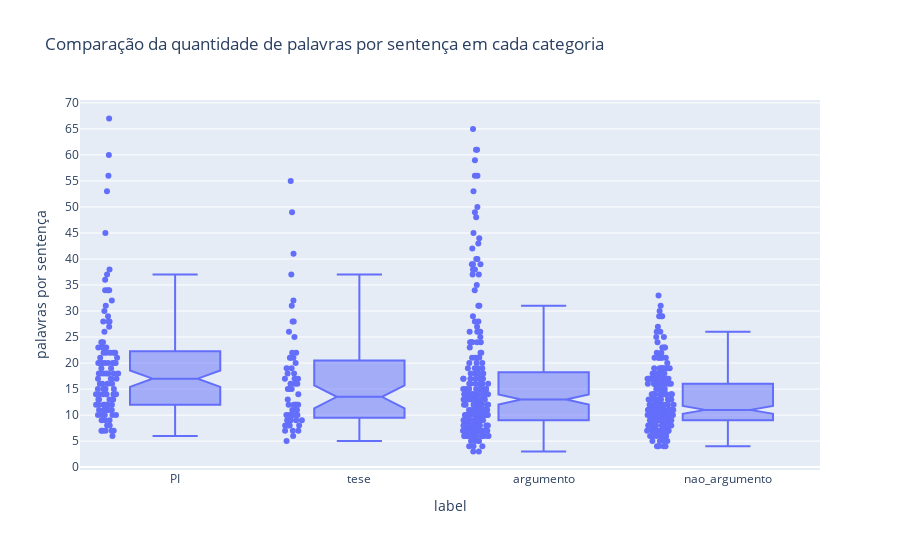

Notebook code for this chart:
### Code cell
f = px.box(all_indicators_df, y='len_text', x='label', notched=True, title="Comparação da quantidade de palavras por sentença em cada categoria", height=550, points="all")
f.update_coloraxes()
f.update_yaxes(
    dtick=5,
    title='palavras por sentença'
)
f.show()

### Figure 1 — Plotly figure (JSON) as saved in the notebook; plotly's stock layout.template omitted (floating-point values rounded to 4 significant figures; data arrays with more than 128 entries replaced by an {"elided": "..."} marker saying what was removed)
{"data": [{"alignmentgroup": "True", "boxpoints": "all", "hovertemplate": "label=%{x}<br>len_text=%{y}<extra></extra>", "legendgroup": "", "marker": {"color": "#636efa"}, "name": "", "notched": true, "offsetgroup": "", "orientation": "v", "showlegend": false, "type": "box", "x": {"elided": "593 str values"}, "x0": " ", "xaxis": "x", "y": {"elided": "593 int values"}, "y0": " ", "yaxis": "y"}], "layout": {"boxmode": "group", "height": 550, "legend": {"tracegroupgap": 0}, "title": {"text": "Comparação da quantidade de palavras por sentença em cada categoria"}, "xaxis": {"anchor": "y", "domain": [0, 1], "title": {"text": "label"}}, "yaxis": {"anchor": "x", "domain": [0, 1], "dtick": 5, "title": {"text": "palavras por sentença"}}}}
